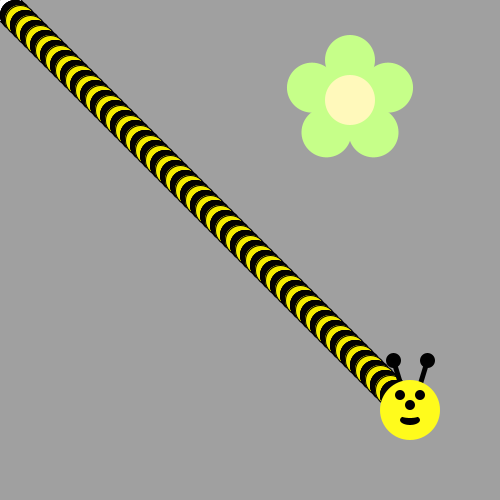
Frame 1 (no input)
Frame 60 (the mouse pressed at the canvas centre just before this capture): identical to frame 1, image omitted
Frame 120 (the mouse held since frame 60 and released just before this capture): identical to frame 1, image omitted

The Processing sketch that drew this single still picture (run headless with seeded random() and noise(); from frame 60 on, the mouse is pressed at the canvas centre):

// Processing sketch: sketch_190519a
// ── sketch_190519a.pde
void draw() {
/*Use a loop to make a body for the Bee!
Then put his head on using drawBeeFace(x,y)
Use Modulo to make the colors alternate 
*/

}

void drawFlower(int x, int y) {
     noStroke();
     translate(x, y);
     // draw 5 petals, rotating after each one
     fill(#c6ff89);      // green
      for (int i = 0; i < 5; i++) {
           ellipse(0, -40, 50, 50);
          rotate(radians(72));
     }
     fill(#fff9bb); // light yellow
     ellipse(0, 0, 50, 50);
} 
void drawBeeFace(int BeeFaceX, int BeeFaceY) {
     noStroke();
     fill(0, 0, 0);
     stroke(1);
     strokeWeight(5);
     line(BeeFaceX-10, BeeFaceY-27, BeeFaceX-17, BeeFaceY-50);
     line(BeeFaceX+10, BeeFaceY-27, BeeFaceX+17, BeeFaceY-50);
     ellipse(BeeFaceX-17, BeeFaceY-50, 10, 10);
     ellipse(BeeFaceX+17, BeeFaceY-50, 10, 10);
     noStroke();
     fill(255, 251, 28);
     ellipse(BeeFaceX, BeeFaceY, 60, 60); // face
     fill(255, 237, 209);
     fill(0,0,0);
      ellipse(BeeFaceX-10, BeeFaceY-15, 10, 10); // eyes
     ellipse(BeeFaceX+10, BeeFaceY-15, 10, 10);
      ellipse(BeeFaceX, BeeFaceY-5, 10, 10); // nose
      ellipse(BeeFaceX, BeeFaceY+10, 20, 10);// mouth
     fill(255, 251, 28);
     ellipse(BeeFaceX, BeeFaceY+5, 20, 6);
}
int x = 10;
int y = 10;
void setup() {
  
     ellipseMode(CENTER);
     size(500, 500);
     background(160, 160, 160);
      
for(int i=80; i>=1;i--) {
  ellipse(x,y,30,30);
  x+=5;
  y+=5;
  
  
  if(i%2==0){
  fill(#030302);
  ellipse (x,y,30,30);  
}
else{
 fill(#F5ED00);
  ellipse (x,y,30,30); 
}
}
drawBeeFace(410,410);
drawFlower(350, 100);

}
